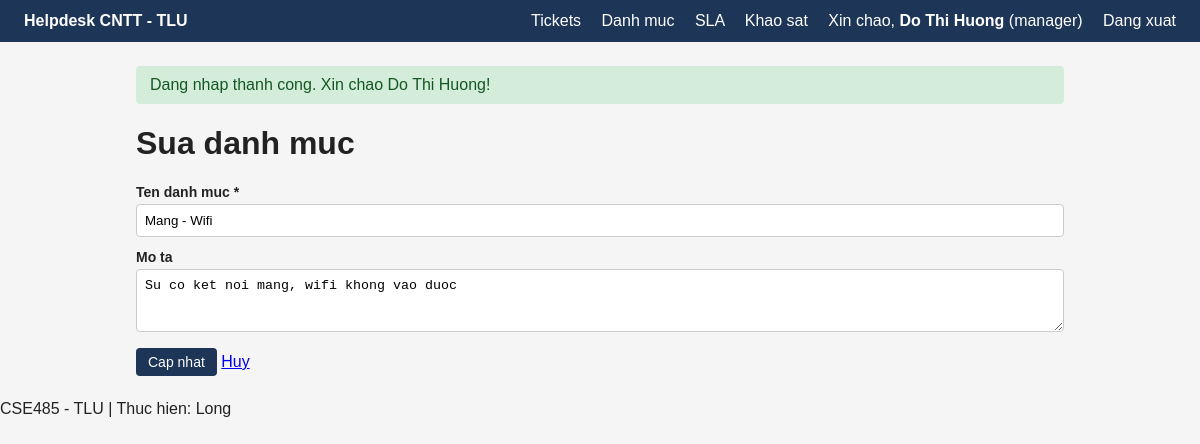
/modules/categories/edit.php?id=1 (signed in), run on the app's committed database.
### tables this page shows
CREATE TABLE ticket_categories (
    id INT AUTO_INCREMENT PRIMARY KEY,
    name VARCHAR(100) NOT NULL UNIQUE,
    description VARCHAR(255) DEFAULT NULL,
    created_at DATETIME DEFAULT CURRENT_TIMESTAMP
);

### includes/functions.php (called while the page is built, shortened)
<?php
function e($str) {
    return htmlspecialchars($str ?? '', ENT_QUOTES, 'UTF-8');
}

### modules/categories/edit.php (the view, shortened to what this page needs)
<?php
require_once __DIR__ . '/../../config/db.php';
$id = (int)($_GET['id'] ?? $_POST['id'] ?? 0);
$stmt = mysqli_prepare($conn, "SELECT * FROM ticket_categories WHERE id = ?");
mysqli_stmt_bind_param($stmt, 'i', $id);
mysqli_stmt_execute($stmt);
$result = mysqli_stmt_get_result($stmt);
$category = mysqli_fetch_assoc($result);
$name = $category['name'];
$description = $category['description'];
require_once __DIR__ . '/../../includes/header.php';
?>
<h1>Sua danh muc</h1>
<form method="POST" action="edit.php?id=<?= (int)$id ?>">
    <div class="form-group">
        <label for="name">Ten danh muc *</label>
        <input type="text" id="name" name="name" maxlength="100"
               value="<?= e($name) ?>" required>
    </div>
    <div class="form-group">
        <label for="description">Mo ta</label>
        <textarea id="description" name="description" rows="3"><?= e($description) ?></textarea>
    </div>
    <button type="submit" class="btn">Cap nhat</button>
    <a href="list.php">Huy</a>
</form>
<?php require_once __DIR__ . '/../../includes/footer.php'; ?>

### public/assets/css/style.css (style rules this page uses)
* { box-sizing: border-box; }
body { font-family: Arial, sans-serif; margin: 0; background: #f5f5f5; color: #222; }
.btn { display: inline-block; padding: 6px 12px; background: #1d3557; color: #fff; text-decoration: none; border-radius: 4px; border: none; cursor: pointer; font-size: 14px; }
.form-group { margin-bottom: 12px; }
label { display: block; margin-bottom: 4px; font-weight: bold; font-size: 14px; }
input, textarea, select { width: 100%; padding: 8px; border: 1px solid #ccc; border-radius: 4px; }

### data on the page
ticket_categories: name "Mang - Wifi", description "Su co ket noi mang, wifi khong vao duoc"

### other printed values
$_SESSION['user_name'] "Do Thi Huong"
$_SESSION['user_role'] "manager"
$flash['message'] "Dang nhap thanh cong. Xin chao Do Thi Huong!"
